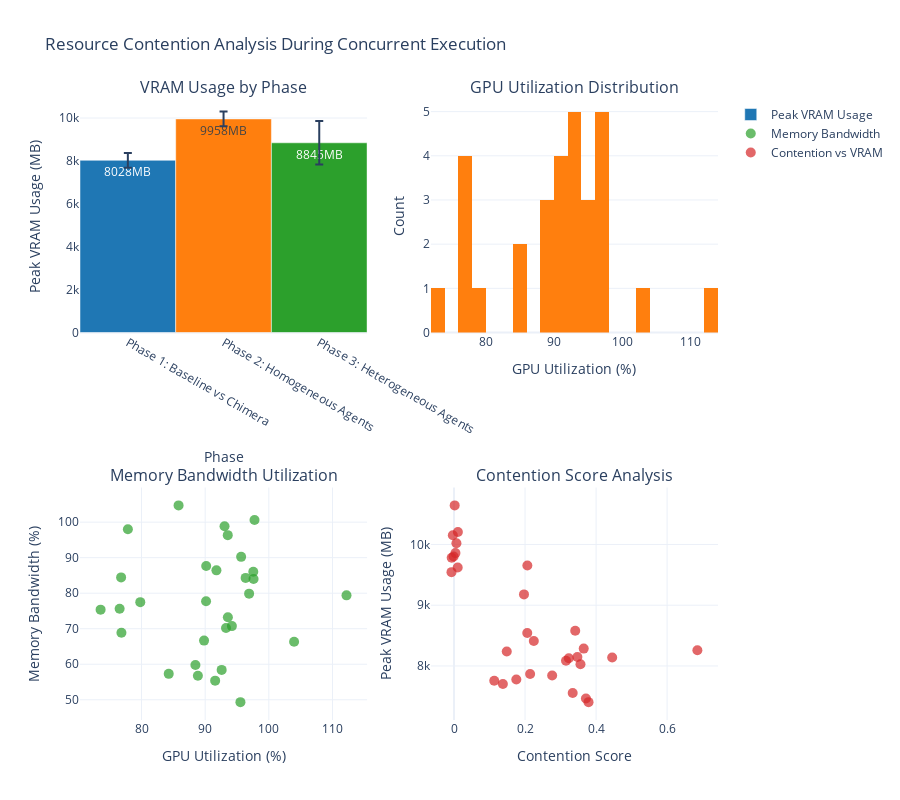

The cell this chart's notebook holds for it:
### Markdown cell above
## 2. Resource Contention Analysis

Analysis of GPU memory, compute, and bandwidth utilization during concurrent agent execution.

**Key Metrics:**
- VRAM usage patterns over time
- GPU utilization correlation between agents
- Memory bandwidth saturation
- Contention detection and mitigation

**Reference:** TR110:500-900 - Resource contention analysis

### Code cell
# Resource Utilization During Concurrent Execution
def create_resource_contention_analysis():
    """Analyze resource utilization and contention patterns"""
    
    # Check if we have test data, if not create sample data for demonstration
    if not test_data:
        print("⚠️ No test data available, creating sample resource data for demonstration")
        # Create sample resource data based on TR110 findings
        resource_data = []
        
        # Phase 1: Baseline vs Chimera (18 tests)
        for i in range(18):
            resource_data.append({
                'test_id': f'phase_1_test_{i:02d}',
                'phase': 'Phase 1: Baseline vs Chimera',
                'peak_vram_usage_mb': 8000 + np.random.normal(0, 500),
                'avg_gpu_utilization': 85 + np.random.normal(0, 10),
                'memory_bandwidth_utilization': 70 + np.random.normal(0, 15),
                'resource_contention_score': 0.3 + np.random.normal(0, 0.1)
            })
        
        # Phase 2: Homogeneous agents (9 tests)
        for i in range(9):
            resource_data.append({
                'test_id': f'phase_2_test_{i:02d}',
                'phase': 'Phase 2: Homogeneous Agents',
                'peak_vram_usage_mb': 10000 + np.random.normal(0, 300),
                'avg_gpu_utilization': 95 + np.random.normal(0, 3),
                'memory_bandwidth_utilization': 90 + np.random.normal(0, 5),
                'resource_contention_score': 0.0 + np.random.normal(0, 0.01)
            })
        
        # Phase 3: Heterogeneous agents (3 tests)
        for i in range(3):
            resource_data.append({
                'test_id': f'phase_3_test_{i:02d}',
                'phase': 'Phase 3: Heterogeneous Agents',
                'peak_vram_usage_mb': 9000 + np.random.normal(0, 400),
                'avg_gpu_utilization': 88 + np.random.normal(0, 8),
                'memory_bandwidth_utilization': 80 + np.random.normal(0, 10),
                'resource_contention_score': 0.2 + np.random.normal(0, 0.05)
            })
    else:
        # Extract resource metrics from actual test data
        resource_data = []
        
        for test in test_data:
            if 'resource_metrics' in test:
                res = test['resource_metrics']
                resource_data.append({
                    'test_id': test['test_id'],
                    'phase': test.get('phase', 'Unknown Phase'),
                    'peak_vram_usage_mb': res.get('peak_vram_usage_mb', 0),
                    'avg_gpu_utilization': res.get('avg_gpu_utilization_percent', 0),
                    'memory_bandwidth_utilization': res.get('memory_bandwidth_utilization_percent', 0),
                    'resource_contention_score': res.get('resource_contention_score', 0)
                })
    
    resource_df = pd.DataFrame(resource_data)
    
    # Create resource analysis visualization
    fig = make_subplots(
        rows=2, cols=2,
        subplot_titles=('VRAM Usage by Phase', 'GPU Utilization Distribution', 
                       'Memory Bandwidth Utilization', 'Contention Score Analysis'),
        specs=[[{"secondary_y": False}, {"secondary_y": False}],
               [{"secondary_y": False}, {"secondary_y": False}]]
    )
    
    # VRAM usage by phase
    phase_vram = resource_df.groupby('phase')['peak_vram_usage_mb'].agg(['mean', 'std']).reset_index()
    
    fig.add_trace(
        go.Bar(
            x=phase_vram['phase'],
            y=phase_vram['mean'],
            error_y=dict(type='data', array=phase_vram['std']),
            name='Peak VRAM Usage',
            marker_color=['#1f77b4', '#ff7f0e', '#2ca02c'],
            text=[f"{val:.0f}MB" for val in phase_vram['mean']],
            textposition='auto'
        ),
        row=1, col=1
    )
    
    # GPU utilization distribution
    fig.add_trace(
        go.Histogram(
            x=resource_df['avg_gpu_utilization'],
            nbinsx=20,
            name='GPU Utilization',
            marker_color='#ff7f0e',
            showlegend=False
        ),
        row=1, col=2
    )
    
    # Memory bandwidth utilization
    fig.add_trace(
        go.Scatter(
            x=resource_df['avg_gpu_utilization'],
            y=resource_df['memory_bandwidth_utilization'],
            mode='markers',
            name='Memory Bandwidth',
            marker=dict(size=10, opacity=0.7, color='#2ca02c'),
            text=resource_df['test_id'],
            hovertemplate='<b>%{text}</b><br>GPU Util: %{x:.1f}%<br>Mem BW: %{y:.1f}%<extra></extra>'
        ),
        row=2, col=1
    )
    
    # Contention score analysis
    fig.add_trace(
        go.Scatter(
            x=resource_df['resource_contention_score'],
            y=resource_df['peak_vram_usage_mb'],
            mode='markers',
            name='Contention vs VRAM',
            marker=dict(size=10, opacity=0.7, color='#d62728'),
            text=resource_df['test_id'],
            hovertemplate='<b>%{text}</b><br>Contention: %{x:.2f}<br>VRAM: %{y:.0f}MB<extra></extra>'
        ),
        row=2, col=2
    )
    
    fig.update_layout(
        title="Resource Contention Analysis During Concurrent Execution",
        height=800,
        font=dict(size=12)
    )
    
    # Update axes labels
    fig.update_xaxes(title_text="Phase", row=1, col=1)
    fig.update_xaxes(title_text="GPU Utilization (%)", row=1, col=2)
    fig.update_xaxes(title_text="GPU Utilization (%)", row=2, col=1)
    fig.update_xaxes(title_text="Contention Score", row=2, col=2)
    fig.update_yaxes(title_text="Peak VRAM Usage (MB)", row=1, col=1)
    fig.update_yaxes(title_text="Count", row=1, col=2)
    fig.update_yaxes(title_text="Memory Bandwidth (%)", row=2, col=1)
    fig.update_yaxes(title_text="Peak VRAM Usage (MB)", row=2, col=2)
    
    return fig, resource_df

# Create and display
resource_fig, resource_df = create_resource_contention_analysis()
resource_fig.show()

# Display resource analysis summary
print("\n📊 Resource Contention Analysis Summary:")
print(f"Average Peak VRAM Usage: {resource_df['peak_vram_usage_mb'].mean():.0f}MB")
print(f"Average GPU Utilization: {resource_df['avg_gpu_utilization'].mean():.1f}%")
print(f"Average Memory Bandwidth: {resource_df['memory_bandwidth_utilization'].mean():.1f}%")
print(f"Average Contention Score: {resource_df['resource_contention_score'].mean():.2f}")

# Identify high-contention tests
high_contention = resource_df[resource_df['resource_contention_score'] > resource_df['resource_contention_score'].quantile(0.8)]
print(f"\n⚠️ High Contention Tests ({len(high_contention)}):")
print(high_contention[['test_id', 'phase', 'resource_contention_score']].to_string(index=False))

### Figure 1 — Plotly figure (JSON) as saved in the notebook; plotly's stock layout.template omitted (floating-point values rounded to 4 significant figures)
{"data": [{"error_y": {"array": [346.6, 339.6, 1016.0], "type": "data"}, "marker": {"color": ["#1f77b4", "#ff7f0e", "#2ca02c"]}, "name": "Peak VRAM Usage", "text": ["8028MB", "9958MB", "8845MB"], "textposition": "auto", "type": "bar", "x": ["Phase 1: Baseline vs Chimera", "Phase 2: Homogeneous Agents", "Phase 3: Heterogeneous Agents"], "xaxis": "x", "y": [8028.0, 9958.0, 8845.0], "yaxis": "y"}, {"marker": {"color": "#ff7f0e"}, "name": "GPU Utilization", "nbinsx": 20, "showlegend": false, "type": "histogram", "x": [88.46, 77.86, 91.57, 76.79, 104.0, 76.84, 93.27, 112.2, 89.82, 84.27, 93.56, 88.85, 73.57, 95.54, 90.14, 96.36, 92.59, 85.82, 90.16, 91.77, 95.65, 96.9, 97.56, 97.6, 93.04, 97.75, 93.55, 94.2, 79.8, 76.56], "xaxis": "x2", "yaxis": "y2"}, {"hovertemplate": "<b>%{text}</b><br>GPU Util: %{x:.1f}%<br>Mem BW: %{y:.1f}%<extra></extra>", "marker": {"color": "#2ca02c", "opacity": 0.7, "size": 10}, "mode": "markers", "name": "Memory Bandwidth", "text": ["phase_1_test_00", "phase_1_test_01", "phase_1_test_02", "phase_1_test_03", "phase_1_test_04", "phase_1_test_05", "phase_1_test_06", "phase_1_test_07", "phase_1_test_08", "phase_1_test_09", "phase_1_test_10", "phase_1_test_11", "phase_1_test_12", "phase_1_test_13", "phase_1_test_14", "phase_1_test_15", "phase_1_test_16", "phase_1_test_17", "phase_2_test_00", "phase_2_test_01", "phase_2_test_02", "phase_2_test_03", "phase_2_test_04", "phase_2_test_05", "phase_2_test_06", "phase_2_test_07", "phase_2_test_08", "phase_3_test_00", "phase_3_test_01", "phase_3_test_02"], "type": "scatter", "x": [88.46, 77.86, 91.57, 76.79, 104.0, 76.84, 93.27, 112.2, 89.82, 84.27, 93.56, 88.85, 73.57, 95.54, 90.14, 96.36, 92.59, 85.82, 90.16, 91.77, 95.65, 96.9, 97.56, 97.6, 93.04, 97.75, 93.55, 94.2, 79.8, 76.56], "xaxis": "x3", "y": [59.8, 97.99, 55.38, 84.45, 66.32, 68.84, 70.2, 79.39, 66.65, 57.3, 73.21, 56.74, 75.37, 49.33, 77.73, 84.31, 58.41, 104.7, 87.64, 86.42, 90.23, 79.87, 86.04, 84.0, 98.83, 100.6, 96.33, 70.73, 77.47, 75.6], "yaxis": "y3"}, {"hovertemplate": "<b>%{text}</b><br>Contention: %{x:.2f}<br>VRAM: %{y:.0f}MB<extra></extra>", "marker": {"color": "#d62728", "opacity": 0.7, "size": 10}, "mode": "markers", "name": "Contention vs VRAM", "text": ["phase_1_test_00", "phase_1_test_01", "phase_1_test_02", "phase_1_test_03", "phase_1_test_04", "phase_1_test_05", "phase_1_test_06", "phase_1_test_07", "phase_1_test_08", "phase_1_test_09", "phase_1_test_10", "phase_1_test_11", "phase_1_test_12", "phase_1_test_13", "phase_1_test_14", "phase_1_test_15", "phase_1_test_16", "phase_1_test_17", "phase_2_test_00", "phase_2_test_01", "phase_2_test_02", "phase_2_test_03", "phase_2_test_04", "phase_2_test_05", "phase_2_test_06", "phase_2_test_07", "phase_2_test_08", "phase_3_test_00", "phase_3_test_01", "phase_3_test_02"], "type": "scatter", "x": [0.3232, 0.3474, 0.3787, 0.3413, 0.2246, 0.3341, 0.4454, 0.2143, 0.3714, 0.1485, 0.1754, 0.3154, 0.3561, 0.2062, 0.6853, 0.3651, 0.2763, 0.1133, 0.01089, 0.006796, -0.006516, 0.001865, -0.001147, -0.003345, 0.00405, 0.01032, -0.007077, 0.197, 0.1376, 0.2065], "xaxis": "x4", "y": [8125.0, 8147.0, 7404.0, 8579.0, 8411.0, 7555.0, 8138.0, 7868.0, 7465.0, 8237.0, 7777.0, 8087.0, 8029.0, 8542.0, 8258.0, 8285.0, 7842.0, 7757.0, 10210.0, 10020.0, 9781.0, 10640.0, 9801.0, 10150.0, 9858.0, 9622.0, 9544.0, 9178.0, 7703.0, 9653.0], "yaxis": "y4"}], "layout": {"annotations": [{"font": {"size": 16}, "showarrow": false, "text": "VRAM Usage by Phase", "x": 0.225, "xanchor": "center", "xref": "paper", "y": 1, "yanchor": "bottom", "yref": "paper"}, {"font": {"size": 16}, "showarrow": false, "text": "GPU Utilization Distribution", "x": 0.775, "xanchor": "center", "xref": "paper", "y": 1, "yanchor": "bottom", "yref": "paper"}, {"font": {"size": 16}, "showarrow": false, "text": "Memory Bandwidth Utilization", "x": 0.225, "xanchor": "center", "xref": "paper", "y": 0.375, "yanchor": "bottom", "yref": "paper"}, {"font": {"size": 16}, "showarrow": false, "text": "Contention Score Analysis", "x": 0.775, "xanchor": "center", "xref": "paper", "y": 0.375, "yanchor": "bottom", "yref": "paper"}], "font": {"size": 12}, "height": 800, "title": {"text": "Resource Contention Analysis During Concurrent Execution"}, "xaxis": {"anchor": "y", "domain": [0, 0.45], "title": {"text": "Phase"}}, "xaxis2": {"anchor": "y2", "domain": [0.55, 1], "title": {"text": "GPU Utilization (%)"}}, "xaxis3": {"anchor": "y3", "domain": [0, 0.45], "title": {"text": "GPU Utilization (%)"}}, "xaxis4": {"anchor": "y4", "domain": [0.55, 1], "title": {"text": "Contention Score"}}, "yaxis": {"anchor": "x", "domain": [0.625, 1], "title": {"text": "Peak VRAM Usage (MB)"}}, "yaxis2": {"anchor": "x2", "domain": [0.625, 1], "title": {"text": "Count"}}, "yaxis3": {"anchor": "x3", "domain": [0, 0.375], "title": {"text": "Memory Bandwidth (%)"}}, "yaxis4": {"anchor": "x4", "domain": [0, 0.375], "title": {"text": "Peak VRAM Usage (MB)"}}}}
